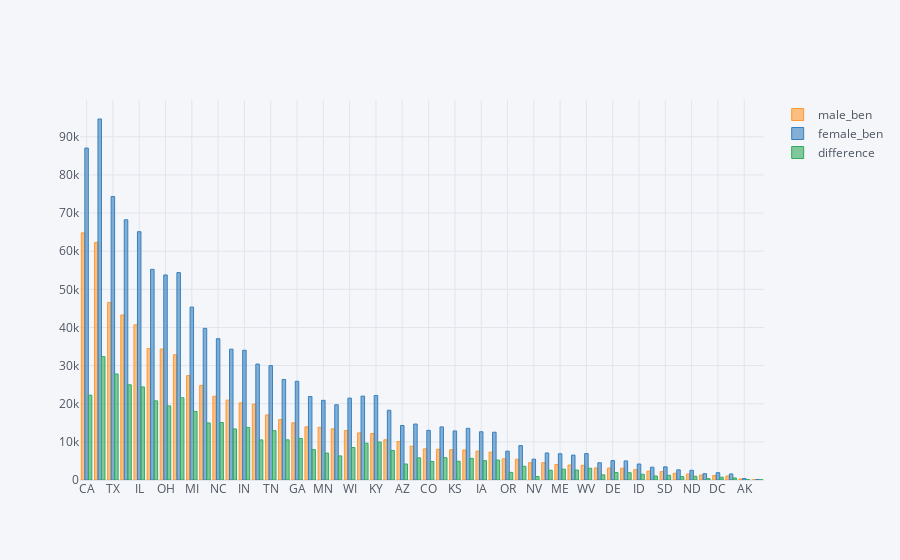

Notebook source saved alongside this figure:
### Code cell
# Difference between both male and female beneficiaries in different states

Male_Female['difference'] = Male_Female['female_ben'] - Male_Female['male_ben']

Male_Female.iplot(kind='bar',x ='state')

### Figure 1 — Plotly figure (JSON) as saved in the notebook; plotly's stock layout.template omitted (floating-point values rounded to 4 significant figures)
{"data": [{"marker": {"color": "rgba(255, 153, 51, 0.6)", "line": {"color": "rgba(255, 153, 51, 1.0)", "width": 1}}, "name": "male_ben", "orientation": "v", "text": "", "type": "bar", "x": ["CA", "FL", "TX", "NY", "IL", "NJ", "OH", "PA", "MI", "MA", "NC", "VA", "IN", "MD", "TN", "MO", "GA", "CT", "MN", "WA", "WI", "AL", "KY", "SC", "AZ", "LA", "CO", "OK", "KS", "MS", "IA", "AR", "OR", "NE", "NV", "UT", "ME", "NH", "WV", "NM", "DE", "RI", "ID", "MT", "SD", "VT", "ND", "HI", "DC", "WY", "AK", "PR"], "y": [64813, 62314, 46538, 43276, 40706, 34490, 34343, 32835, 27374, 24808, 21959, 20936, 20228, 19896, 17061, 15832, 14995, 13941, 13841, 13418, 12966, 12356, 12194, 10546, 10098, 8871, 8163, 8065, 7944, 7878, 7591, 7310, 5557, 5438, 4546, 4535, 4046, 3925, 3856, 3164, 3123, 3087, 2695, 2317, 2206, 1761, 1558, 1309, 1185, 1046, 281, 62]}, {"marker": {"color": "rgba(55, 128, 191, 0.6)", "line": {"color": "rgba(55, 128, 191, 1.0)", "width": 1}}, "name": "female_ben", "orientation": "v", "text": "", "type": "bar", "x": ["CA", "FL", "TX", "NY", "IL", "NJ", "OH", "PA", "MI", "MA", "NC", "VA", "IN", "MD", "TN", "MO", "GA", "CT", "MN", "WA", "WI", "AL", "KY", "SC", "AZ", "LA", "CO", "OK", "KS", "MS", "IA", "AR", "OR", "NE", "NV", "UT", "ME", "NH", "WV", "NM", "DE", "RI", "ID", "MT", "SD", "VT", "ND", "HI", "DC", "WY", "AK", "PR"], "y": [87052, 94670, 74342, 68241, 65111, 55245, 53774, 54391, 45348, 39763, 37047, 34320, 34012, 30408, 29988, 26360, 25890, 21896, 20895, 19735, 21480, 21997, 22146, 18292, 14297, 14675, 13015, 13920, 12865, 13554, 12657, 12530, 7557, 9025, 5464, 7089, 6892, 6535, 6936, 4520, 5093, 5000, 4192, 3355, 3444, 2667, 2533, 1658, 1918, 1586, 366, 118]}, {"marker": {"color": "rgba(50, 171, 96, 0.6)", "line": {"color": "rgba(50, 171, 96, 1.0)", "width": 1}}, "name": "difference", "orientation": "v", "text": "", "type": "bar", "x": ["CA", "FL", "TX", "NY", "IL", "NJ", "OH", "PA", "MI", "MA", "NC", "VA", "IN", "MD", "TN", "MO", "GA", "CT", "MN", "WA", "WI", "AL", "KY", "SC", "AZ", "LA", "CO", "OK", "KS", "MS", "IA", "AR", "OR", "NE", "NV", "UT", "ME", "NH", "WV", "NM", "DE", "RI", "ID", "MT", "SD", "VT", "ND", "HI", "DC", "WY", "AK", "PR"], "y": [22239, 32356, 27804, 24965, 24405, 20755, 19431, 21556, 17974, 14955, 15088, 13384, 13784, 10512, 12927, 10528, 10895, 7955, 7054, 6317, 8514, 9641, 9952, 7746, 4199, 5804, 4852, 5855, 4921, 5676, 5066, 5220, 2000, 3587, 918, 2554, 2846, 2610, 3080, 1356, 1970, 1913, 1497, 1038, 1238, 906, 975, 349, 733, 540, 85, 56]}], "layout": {"legend": {"bgcolor": "#F5F6F9", "font": {"color": "#4D5663"}}, "paper_bgcolor": "#F5F6F9", "plot_bgcolor": "#F5F6F9", "title": {"font": {"color": "#4D5663"}}, "xaxis": {"gridcolor": "#E1E5ED", "showgrid": true, "tickfont": {"color": "#4D5663"}, "title": {"font": {"color": "#4D5663"}, "text": ""}, "zerolinecolor": "#E1E5ED"}, "yaxis": {"gridcolor": "#E1E5ED", "showgrid": true, "tickfont": {"color": "#4D5663"}, "title": {"font": {"color": "#4D5663"}, "text": ""}, "zerolinecolor": "#E1E5ED"}}}
